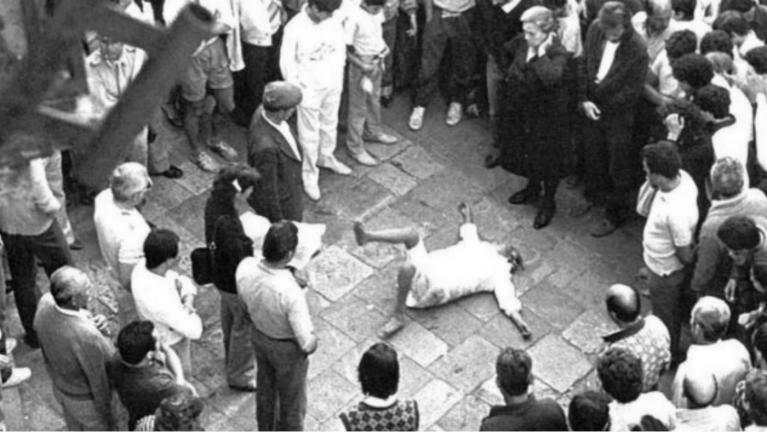
#> input picture Update/Story PIC/De Martino/5_3_categoria.jpg, 767 x 432 px, given in place of Icon-01.png, which was not available
$ python build-assets.py
#> lines starting #> are read from the running program, lines starting #| are printed output that depends on the picture
#!/usr/bin/env python3
"""
Build web-ready assets for the Notte della Taranta app.

Source art in /Assets is print-resolution (merch renders are up to 6500x4000,
~10MB each). Serving that to a phone is absurd, so everything gets resized and
converted to WebP here. Source files are never modified.

Run from the repo root:  python tools/build-assets.py
"""

import os
from PIL import Image, ImageDraw, ImageFilter, ImageEnhance, ImageOps

ROOT = os.path.dirname(os.path.dirname(os.path.abspath(__file__)))
SRC = os.path.join(ROOT, "Assets")
OUT = os.path.join(ROOT, "app", "assets")

GROUND = (4, 6, 6)  # #040606 — the brand ground colour

# Merch renders: (source file, output slug). Note "Tootbag" is the source's spelling.
MERCH = [
    ("Pumo.jpg", "pumo"),
    ("Veil.jpg", "veil"),
    ("Tootbag.jpg", "tote"),
    ("Tambourine.jpg", "tambourine"),
    ("Bottle.jpg", "bottle"),
]

# Section backgrounds. Source is 360x800; frames are 412x917, so these get
# upscaled ~1.14x. Acceptable because the art is soft-edged texture, and CSS
# background-size:cover does the fitting at runtime anyway.
BACKGROUNDS = ["Home", "Event", "Music", "Back"]

# Pixel nav icons, 2134x2134 with alpha. Displayed at ~26px, so 128px covers
# 4x DPI with room to spare. NEAREST resampling preserves the hard pixel edges —
# a smooth resample turns pixel art into mush.
ICONS = {
    "Icon-01": "home",
    "Icon-02": "music",
    "Icon-03": "event",
    "Icon-04": "shop",
    "Icon-05": "back",
}

# Story chapter artwork: (chapter id, source file, invert?).
#
# ONE image per chapter, and the choice is a licensing decision as much as a
# design one. Lorenzo supplied eight candidates; three are used.
#
#   dionysian  Pella pebble mosaic, 4th c. BC. Ancient work — public domain.
#   menades    19th-century line engraving — public domain. Inverted, because
#              the source is black line on white and the app ground is near-
#              black; white line over the gradient is the same drawing.
#   dimartino  Franco Pinna's photograph of the 1959 fieldwork, held by the
#              Accademia Nazionale di Santa Cecilia. IN COPYRIGHT (Pinna d.
#              1978). Used as academic criticism/review with acknowledgement,
#              and credited on the screen itself — not just in the docs.
#
# Deliberately NOT used: Assets/Story/menades/flickr-5946384625-*.jpg, which is
# "Puglia - La Pizzica Tarantata" by Alessandro Morandi (2011), published All
# Rights Reserved. It is a fine photograph, but it would have been decoration
# rather than something the chapter discusses, it shows identifiable living
# people, and a public GitHub Pages site is not private study. A public-domain
# engraving carries the same idea at none of the risk. See Docs/06-References.md.
STORY = [
    ("dionysian", "dionysian/pella-mosaic-dionysus-panther.webp", False),
    ("menades", "menades/engraving-maenad-with-cymbals.webp", True),
    ("dimartino", "dimartino/pinna-tarantism-musicians-santacecilia.jpg", False),
]

# Hero banner is 372x176 CSS px. The carousel tile is 232px wide at 16:9 —
# `.card-media .media` outranks `.story-media`'s 3/2 on specificity, so 16:9 is
# what actually renders. Both built at roughly 2x for high-DPI phones.
STORY_HERO = (800, 380)
STORY_TILE = (480, 270)

# The Figma canvas screenshot arrives with the whole editor around it — panels,
# toolbar, tooltips. Those crop bounds isolate the frames and their prototype
# connections, which is the part Task 1 is evidence for.
WIREFRAME_CROP = (596, 35, 1303, 1183)

# Cover art: (artist id, gradient pair, motif).
#
# The lineup is invented — deliberately, to remove the copyright exposure the
# Figma kit's real artists carried — so there are no real covers to license and
# none to steal. These are drawn instead: one motif per artist, taken from what
# that artist actually plays, in the campaign palette.
#
# The gradient pairs are the same six that were previously CSS-only, kept in the
# same order, so the palette does not shift underneath the rest of the app.
COVERS = [
    ("canzoniere", ("#461E3C", "#1B7A4A"), "ronda"),      # ensemble — the circle
    ("panico",     ("#4D2646", "#0E4F30"), "voice"),      # solo voice — one source
    ("sette",      ("#2A1730", "#1B7A4A"), "tamburello"), # frame drum, with jingles
    ("tarantate",  ("#1B7A4A", "#461E3C"), "spin"),       # dance collective
    ("fasano",     ("#3A1A34", "#14603C"), "trio"),       # three players
    ("elettrica",  ("#0E4F30", "#4D2646"), "spectrum"),   # live electronic
]
COVER_PX = 800
MINT = (127, 217, 168)


def ensure(*parts):
    p = os.path.join(*parts)
    os.makedirs(p, exist_ok=True)
    return p


def report(path, note=""):
    size = os.path.getsize(path)
    rel = os.path.relpath(path, ROOT)
    print(f"  {rel:<52} {size:>9,} B  {note}")


def build_icons():
    """
    The source icons are white pixel art on an OPAQUE near-black square
    (#1D1D1B), not on transparency. Left as-is they render as visible tiles in
    the nav, and any colour tint floods the whole square.

    So luminance is promoted to the alpha channel: the white artwork becomes
    opaque, the dark ground becomes fully transparent. The result is a clean
    silhouette that CSS can recolour via mask-image, which is what drives the
    mint active state in the bottom nav.
    """
    print("Icons (luminance keyed to alpha, nearest-neighbour resize)")
    out = ensure(OUT, "icons")
    # Anything below this luminance is ground; above it, ramp up to opaque.
    FLOOR = 45
    for src, slug in ICONS.items():
        im = Image.open(os.path.join(SRC, "Icons", f"{src}.png")).convert("RGBA")
        r, g, b, _ = im.split()
        lum = Image.merge("RGB", (r, g, b)).convert("L")
        alpha = lum.point(
            lambda v: 0 if v < FLOOR else min(255, int((v - FLOOR) * 255 / (255 - FLOOR)))
        )
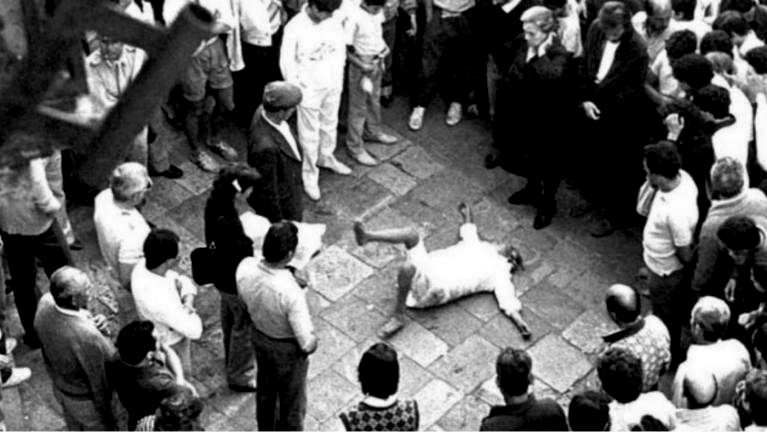
#> alpha: PIL image 767x432 L; min 0, max 255, mean 93.5
        keyed = Image.new("RGBA", im.size, (255, 255, 255, 0))
        keyed.putalpha(alpha)
        keyed = keyed.resize((128, 128), Image.NEAREST)
#> keyed: PIL image 128x128 RGBA
        dst = os.path.join(out, f"{slug}.png")
        keyed.save(dst, "PNG", optimize=True)
        report(dst)
#> pass 2 of the loop in build_icons, `for src, slug in ICONS.items():`:
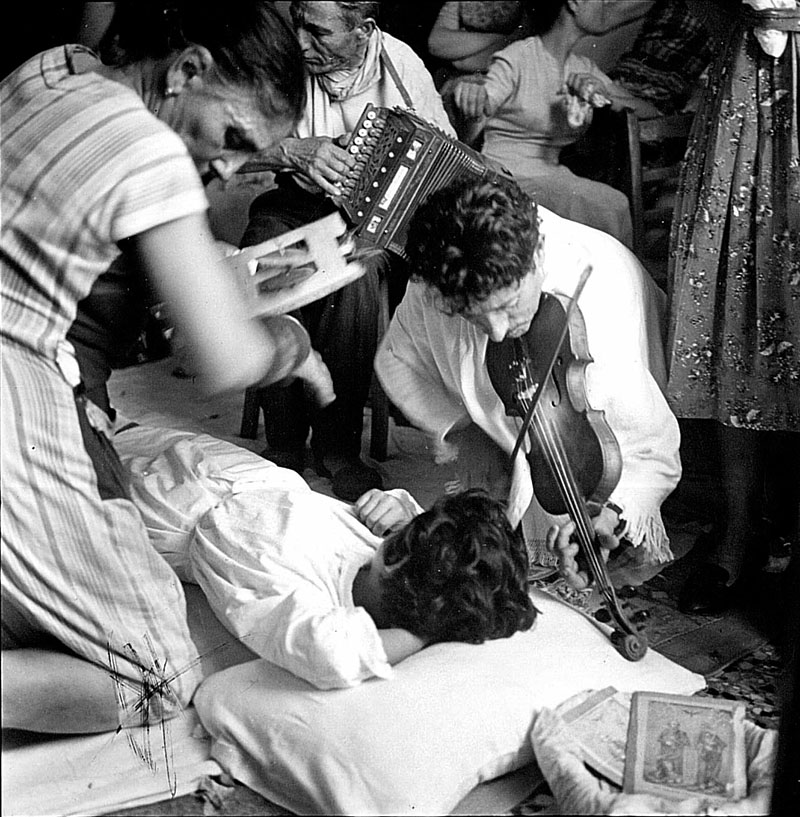
#> input picture Update/Story PIC/De Martino/griot-mag-tarantismo-foto-di-franco-pinna-accademia-nazionale-di-santa-cecilia.jpg, 800 x 817 px, given in place of Icon-02.png, which was not available
#> im: PIL image 800x817 RGBA
#> r: PIL image 800x817 L
#> in build_icons, `alpha = lum.point( lambda v: 0 if v < FLOOR else min(255, int((v - FLO..`:
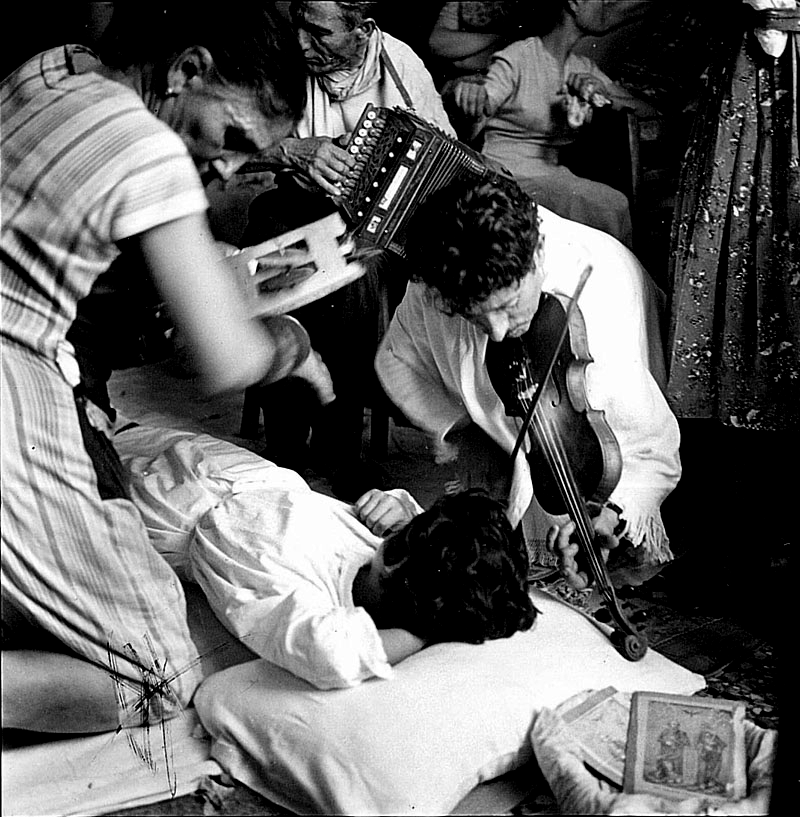
#> alpha: PIL image 800x817 L; min 0, max 255, mean 99.5


# [336 lines left out: functions build_logo, build_backgrounds, build_merch, _fit_on_backdrop, build_story, _gradient and 5 more, not called in this run]


def main():
    print(f"Source: {SRC}\nOutput: {OUT}\n")
    build_icons()
    build_logo()
    build_backgrounds()
    build_merch()
    build_story()
    # build_covers() is NOT called. It draws one cover per artist for the
    # invented lineup that was replaced on 18 August; the app now shows a
    # single compilation sleeve on every track. The function is kept because
    # it is the record of that design work and it still runs, but its output
    # is no longer shipped.
    build_compilation()
    build_wireframe()
    build_qr()
    total = sum(
        os.path.getsize(os.path.join(dp, f))
        for dp, _, fs in os.walk(OUT)
        for f in fs
        if not f.endswith((".txt", ".woff2"))
    )
    print(f"\nTotal image payload: {total:,} bytes ({total / 1024 / 1024:.2f} MB)")


if __name__ == "__main__":
#> (the run stopped early here; a loop or call above may not have finished)
